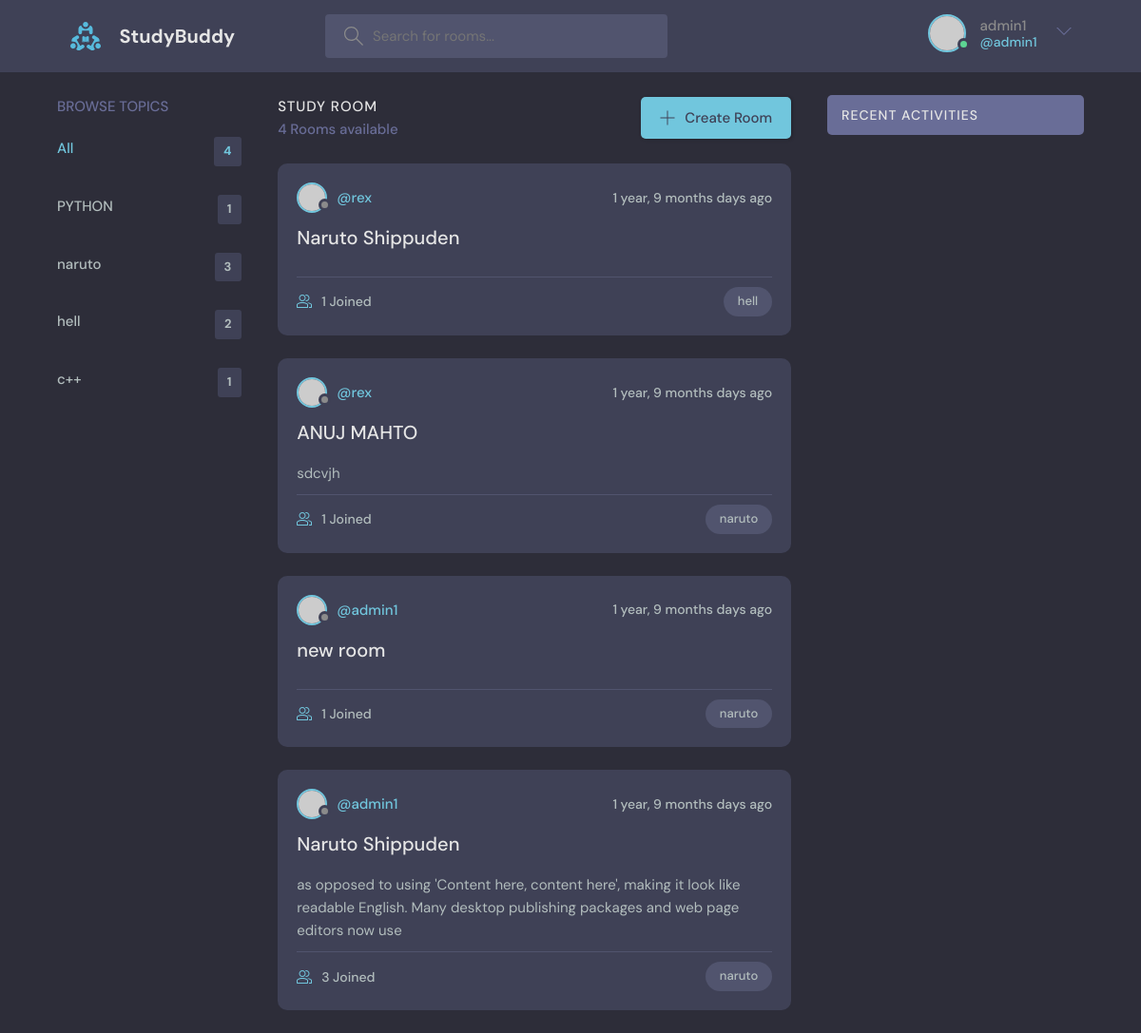
/?q=naruto (signed in), run on the app's committed database.
### base/models.py (models this page shows, shortened)
class Topic(models.Model):
    name = models.CharField(max_length=200)

class Room(models.Model):
    host = models.ForeignKey(User, on_delete = models.SET_NULL, null=True )
    topic = models.ForeignKey(Topic, on_delete=models.SET_NULL ,null=True)#IF WE BRING TOPIC DOWN WRAP TOPIC IN A STRING "TOPIC"
    name = models.CharField(max_length=200)
    description = models.TextField(null = True , blank=True)
    participants = models.ManyToManyField(User , related_name="participants" , blank = True)
    updated = models.DateTimeField(auto_now=True)
    created = models.DateTimeField(auto_now_add=True)
    class Meta:
        ordering = ['-created', '-updated']

### base/views.py (the view)
# urls.py: 2. Add a URL to urlpatterns:  path('', views.home, name='home')
def home(request):
    q = request.GET.get('q') if request.GET.get('q')!= None else ''
    rooms = Room.objects.filter(
        Q(topic__name__icontains=q)|
        Q(name__icontains = q) |
        Q(description__icontains = q)
    )
    room_count=rooms.count
    topics = Topic.objects.all()
    room_messages = Message.objects.filter(Q(room__topic__name__icontains=q))# you can modify like only see people u follow
    context = {'rooms' : rooms , 'topics': topics, 'room_count': room_count , 'room_messages' : room_messages}
    return render(request,'base/home.html' , context)

### base/templates/base/home.html (shortened to what this page needs)
{% extends 'main.html' %}
{% block content %}
    <main class="layout layout--3">
      <div class="container">
        {% include 'base/topics_component.html'%}
        <div class="roomList">
          <div class="roomList__header">
            <div>
              <h2>Study Room</h2>
              <p>{{room_count}} Rooms available</p>
            </div>
            <a class="btn btn--main" href="{% url 'create-room' %}">
              <svg version="1.1" xmlns="http://www.w3.org/2000/svg" width="32" height="32" viewBox="0 0 32 32">
                <title>add</title>
                <path
                  d="M16.943 0.943h-1.885v14.115h-14.115v1.885h14.115v14.115h1.885v-14.115h14.115v-1.885h-14.115v-14.115z"
                ></path>
              </svg>
              Create Room
            </a>
          </div>
          {% include 'base/feed_component.html' %}
        </div>
        {% include 'base/activity_component.html' %}
      </div>
    </main>
  {% endblock %}

### templates/navbar.html (shortened to what this page needs)
{% load static %}
<header class="header header--loggedIn">
    <div class="container">
      <a href="{% url 'home' %}" class="header__logo">
        <img src="{% static 'images/logo.svg'%}" />
        <h1>StudyBuddy</h1>
      </a>
      <form class="header__search" method="GET" action="{% url 'home' %}">
        <label>
          <input name = "q" placeholder="Search for rooms..." />
        </label>
      </form>
      <nav class="header__menu">
        {% if request.user.is_authenticated %}
        <div class="header__user">
          <a href="{% url 'profile' user.id %}">
            <div class="avatar avatar--medium active">
              <img src="https://randomuser.me/api/portraits/men/37.jpg" />
            </div>
            <p>{{request.user.username}}<span>@{{request.user.username}}</span></p>
          </a>
          <button class="dropdown-button">
            <svg version="1.1" xmlns="http://www.w3.org/2000/svg" width="32" height="32" viewBox="0 0 32 32">
              <title>chevron-down</title>
              <path d="M16 21l-13-13h-3l16 16 16-16h-3l-13 13z"></path>
            </svg>
          </button>
        </div>
        {% endif %}
      </nav>
    </div>
  </header>

### base/templates/base/topics_component.html (shortened to what this page needs)
<div class="topics">
    <div class="topics__header">
      <h2>Browse Topics</h2>
    </div>
    <ul class="topics__list">
      <li>
        <a href="{% url 'home' %}" class="active">All <span>{{topics.count}}</span></a>
      </li>
      {% for topic in topics %}
      <li>
        <a href="{% url 'home' %}?q={{topic.name}}">{{topic.name}}<span>{{topic.room_set.all.count}}</span></a>
      </li>
      {% endfor %}
    </ul>
  </div>

### base/templates/base/feed_component.html (shortened to what this page needs)
{% for room in rooms %}
<div class="roomListRoom">
    <div class="roomListRoom__header">
      <div class="roomListRoom__author">
        <div class="avatar avatar--small">
          <img src="https://randomuser.me/api/portraits/women/11.jpg" />
        </div>
        <a href = "{% url 'profile' room.host.id %}">
        <span>@{{room.host.username}}</span>
        </a>
      </div>
      <div class="roomListRoom__actions">
        <span>{{room.created | timesince}} days ago</span>
      </div>
    </div>
    <div class="roomListRoom__content">
      <a href="{% url 'room' room.id %}">{{room.name}}</a>
      <p>
        {{room.description | slice:":150"}}
      </p>
    </div>
    <div class="roomListRoom__meta">
      <a href="{% url 'room' room.id %} " class="roomListRoom__joined">
        {{room.participants.all.count}} Joined
      </a>
      <p class="roomListRoom__topic">{{room.topic.name}}</p>
    </div>
  </div>
{% endfor %}

### data on the page
Topic: name "PYTHON", room_set.all.count "1"
Topic: name "naruto", room_set.all.count "3"
Topic: name "hell", room_set.all.count "2"
Topic: name "c++", room_set.all.count "1"
Room: host.username "rex", created "1 year, 9 months", name "Naruto Shippuden", participants.all.count "1", topic.name "hell"
Room: host.username "rex", created "1 year, 9 months", name "ANUJ MAHTO", description "sdcvjh", participants.all.count "1", topic.name "naruto"
Room: host.username "admin1", created "1 year, 9 months", name "new room", participants.all.count "1", topic.name "naruto"
Room: host.username "admin1", created "1 year, 9 months", name "Naruto Shippuden", description "as opposed to using 'Content here, content here', making it look like readable English. Many desktop publishing packages and web page editors now use", participants.all.count "3", topic.name "naruto"

### other printed values
{{ request.user.username }} "admin1"
{{ topics.count }} "4"
{{ room_count }} "4"
